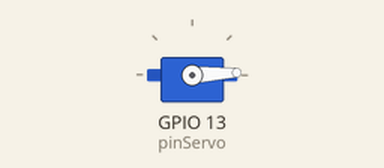
Recording of a sketch running on a simulated ESP32. Shown: servo.

Above: at 0.05 s.
At 1.3 s:
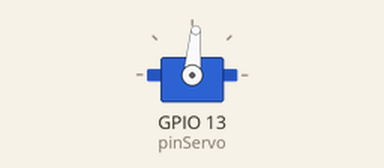
At 2.6 s:
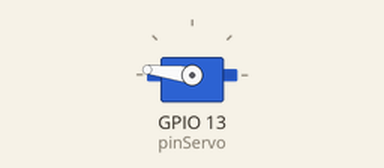
At 5.2 s:
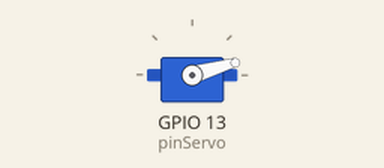
Timing chart, 0 to 7.1 s (numbered marks = the images above):
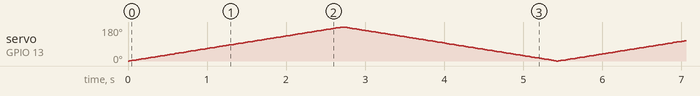

The sketch:

ServoGiro180.ino
```cpp
//Agregamos las libreriras del servo
#include <ESP32Servo.h>
//Instanciamos nuestro servo
Servo servo;
int pinServo=13;
void setup()
{
  //Inicializamos la posicion del servo
  servo.attach(pinServo, 500, 2500);
}
//Inicializamos la posicion (en grados) del servo
int pos = 90;
void loop() {
  //Ciclo que posicionara el servo desde 0 hsta 180 grados
  for (pos = 0; pos <= 180; pos += 1) {
    //Movemos el servo a los grados que le entreguemos
    servo.write(pos);
    //Esperamos 15 milisegundos
    delay(15);
  }
  //Ciclo que posicionara el servo desde 180 hsta 0 grados
  for (pos = 180; pos >= 0; pos -= 1) {
    //Movemos el servo a los grados que le entreguemos
    servo.write(pos);
    //Esperamos 15 milisegundos
    delay(15);
  }

 /*//Movemos el servo a 0 grados
  servo.write(0);
  //Esperamos 1.5 segundos
  delay(1500);
  //Movemos el servo a 180 grados
  servo.write(180);
  //Esperamos 1.5 segundos
  delay(1500);*/

}
```
